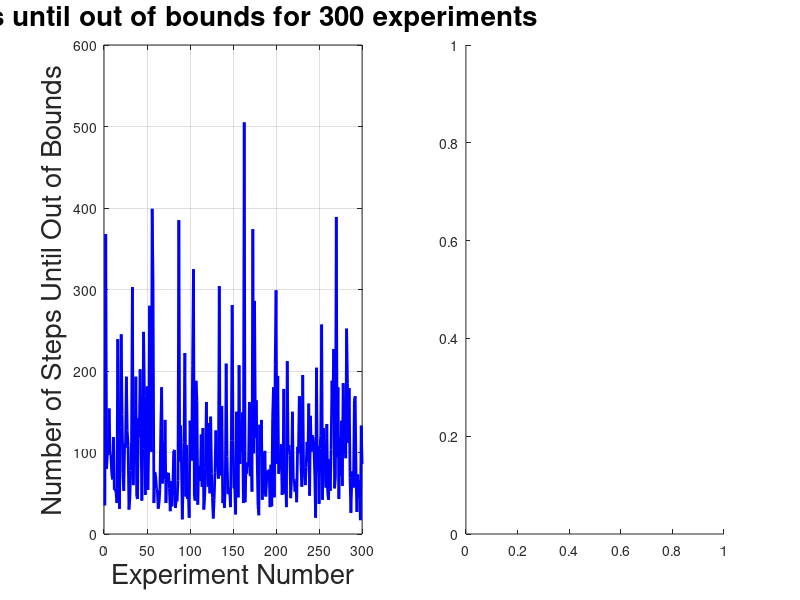

Write the MATLAB code that produced this figure. (Note: this script raises an error after producing the figure.)
% Monte Carlo experiment for random walk
clc;    % Clear the command window.
close all;  % Close all figures (except those of imtool.)
clear;  % Erase all existing variables. Or clearvars if you want.
workspace;  % Make sure the workspace panel is showing.
format long g;
format compact;
fontSize = 20;

% radius = length of one step.
radius = 1;
% Define Monte Carlo parameters
numExperiments = 300;
maxSteps = 1000;
% Initialize data.
x = zeros(maxSteps, numExperiments);
y = zeros(maxSteps, numExperiments);

% Since there is only 1 row it should only
%record the fist time it crosses the boundary
out_of_bounds=zeros(1, numExperiments);

dist=zeros(maxSteps, numExperiments);
B = 10; % Boundary is 10 = max allowed distance before we go to next particle

for experiment = 1 : numExperiments
	for stepNumber = 2: maxSteps
		angle = 360 * rand; % random angle in [0,360]
		
		% Find the location of the next point
		x(stepNumber, experiment) = x(stepNumber-1, experiment) + radius * cosd(angle);
		y(stepNumber, experiment) = y(stepNumber-1, experiment) + radius * sind(angle);

		% Find distance from origin (0,0)
		dist(stepNumber, experiment)=sqrt(x(stepNumber, experiment).^2 + y(stepNumber, experiment).^2);
		
		if dist(stepNumber, experiment) >= B
			% Then the particle is greater than the distance of 10
			% Record the number of steps 
			% it took to get out of bounds.
			out_of_bounds(experiment) = stepNumber;
			% All other points will be whatever this distance is.
			dist(stepNumber+1:end, experiment) = dist(stepNumber, experiment);
			break; % Quit tracking this particle.
		end	
	end
end
maxNumberOfSteps = max(out_of_bounds);

% Plot the number of steps to get out of bounds.
subplot(1,2,1);
plot(out_of_bounds, 'b-', 'LineWidth', 2);
xlim([0, numExperiments]);
caption = sprintf('Steps until out of bounds for %d experiments', numExperiments);
title(caption, 'FontSize', fontSize);
xlabel('Experiment Number', 'FontSize', fontSize);
ylabel('Number of Steps Until Out of Bounds', 'FontSize', fontSize);
grid on;
subplot(1,2,2);
histogram(out_of_bounds);
grid on;
caption = sprintf('Distribution of the Number of Steps until out of bounds');
title(caption, 'FontSize', fontSize);

% Enlarge figure to full screen.
set(gcf, 'Units', 'Normalized', 'OuterPosition', [0 0 1 1]);
% Give a name to the title bar.
set(gcf, 'Name', 'Demo by ImageAnalyst', 'NumberTitle', 'Off') 

% Plot the distances as a function of step number.
figure
plot(dist, 'LineWidth', 2);
xlim([0, maxNumberOfSteps]);
grid on;
caption = sprintf('Distance vs. Step Number for %d experiments', numExperiments);
title(caption, 'FontSize', fontSize);
xlabel('Step Number', 'FontSize', fontSize);
ylabel('Distance', 'FontSize', fontSize);
% Enlarge figure to full screen.
set(gcf, 'Units', 'Normalized', 'OuterPosition', [0 0 1 1]);
% Give a name to the title bar.
set(gcf, 'Name', 'Demo by ImageAnalyst', 'NumberTitle', 'Off') 
